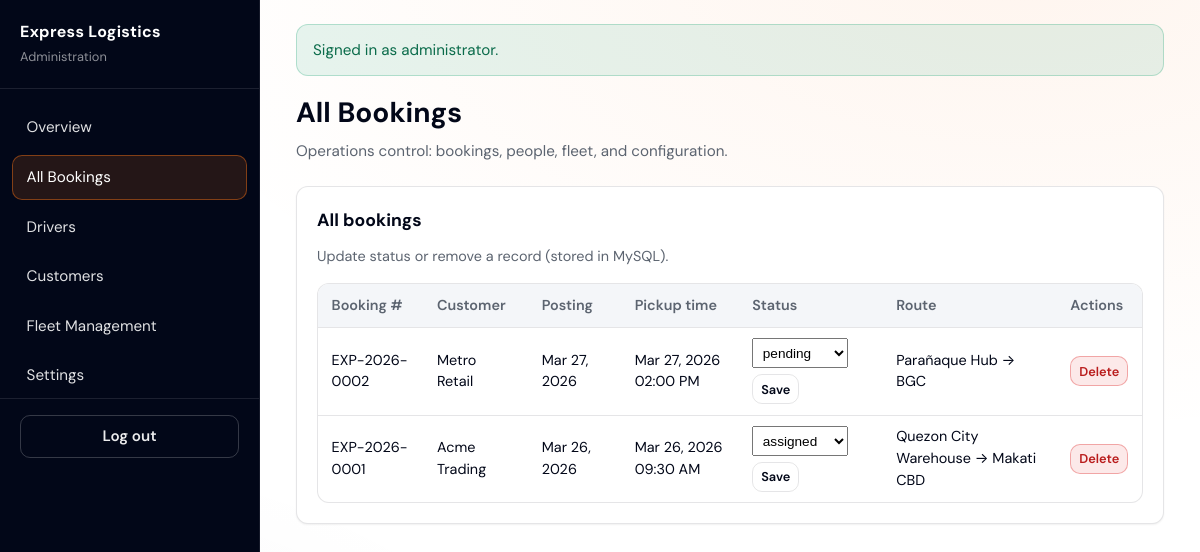
/admin/dashboard.php?section=bookings (signed in), run on the app's committed database.
### tables this page shows
CREATE TABLE `bookings` (
  `id` INT UNSIGNED NOT NULL AUTO_INCREMENT,
  `booking_number` VARCHAR(32) NOT NULL,
  `customer_id` INT UNSIGNED NOT NULL,
  `username` VARCHAR(64) NOT NULL,
  `name` VARCHAR(120) NOT NULL,
  `email` VARCHAR(255) NOT NULL,
  `mobile` VARCHAR(40) NOT NULL,
  `booking_datetime` TIMESTAMP NOT NULL,
  `posting_date` TIMESTAMP NOT NULL,
  `vehicle_type` VARCHAR(64) NOT NULL,
  `pickup` VARCHAR(255) NOT NULL,
  `dropoff` VARCHAR(255) NOT NULL,
  `cargo_desc` TEXT NOT NULL,
  `additional_requirements` TEXT NOT NULL,
  `status` VARCHAR(32) NOT NULL DEFAULT 'pending',
  `driver_id` INT UNSIGNED NULL,
  `payout` DECIMAL(12, 2) NULL,
  PRIMARY KEY (`id`),
  UNIQUE KEY `uq_bookings_number` (`booking_number`),
  KEY `idx_bookings_customer` (`customer_id`),
  KEY `idx_bookings_driver` (`driver_id`),
  KEY `idx_bookings_status` (`status`),
  CONSTRAINT `fk_bookings_customer` FOREIGN KEY (`customer_id`) REFERENCES `customers` (`id`)
    ON UPDATE CASCADE ON DELETE RESTRICT,
  CONSTRAINT `fk_bookings_driver` FOREIGN KEY (`driver_id`) REFERENCES `drivers` (`id`)
    ON UPDATE CASCADE ON DELETE SET NULL
);

### admin/dashboard.php (called while the page is built, shortened)
<?php
$section = $_GET['section'] ?? 'overview';
$titles = [
    'overview' => 'Overview',
    'bookings' => 'All Bookings',
    'drivers' => 'Drivers',
    'customers' => 'Customers',
    'fleet' => 'Fleet Management',
    'settings' => 'Settings',
];
$pageTitle = $titles[$section];
require dirname(__DIR__) . '/includes/header_admin.php';
require __DIR__ . '/sections/' . $section . '.php';
require dirname(__DIR__) . '/includes/footer_admin.php';

### includes/helpers.php (called while the page is built, shortened)
<?php
function asset(string $path): string
{
    return rtrim(BASE_URL, '/') . '/assets/' . ltrim($path, '/');
}
function e(?string $s): string
{
    return htmlspecialchars((string) $s, ENT_QUOTES, 'UTF-8');
}
function flash_get(string $key): ?string
{
    $m = $_SESSION['_flash'][$key] ?? null;
    return $m;
}
function format_timestamp(?string $value, ?string $format = null, ?string $timezone = null): string
{
    $value = $value === null ? '' : trim((string) $value);
    $value = str_replace('T', ' ', $value);
    $tzName = $timezone ?: (date_default_timezone_get() ?: 'Asia/Manila');
    $tz = new DateTimeZone($tzName);
    $dt = null;
    try {
        $dt = new DateTimeImmutable($value, $tz);
    } catch (Throwable $e) {
        return $value;
    }
    if ($format === null) {
        if (preg_match('/^\d{4}-\d{2}-\d{2}$/', $value) === 1) {
            $format = 'M j, Y';
        } else {
            $format = 'M j, Y h:i A';
        }
    }
    return $dt->format($format);
}

### data/repository.php (called while the page is built, shortened)
<?php
function repo_map_booking_row(array $row): array
{
    $row['customer_id'] = (int) $row['customer_id'];
    $row['driver_id'] = isset($row['driver_id']) && $row['driver_id'] !== null && $row['driver_id'] !== ''
        ? (int) $row['driver_id'] : null;
    $row['payout'] = isset($row['payout']) && $row['payout'] !== null && $row['payout'] !== ''
        ? (float) $row['payout'] : null;
    return $row;
}
function repo_bookings(): array
{
    $pdo = db();
    $stmt = $pdo->query(
        'SELECT * FROM bookings ORDER BY booking_datetime DESC, id DESC'
    );
    $out = [];
    foreach ($stmt->fetchAll() as $row) {
        $out[] = repo_map_booking_row($row);
    }
    return $out;
}

### admin/sections/bookings.php (the view, shortened to what this page needs)
<?php
$rows = repo_bookings();
$statuses = ['pending', 'assigned', 'in_transit', 'completed', 'cancelled'];
?>
<div class="card">
  <h2>All bookings</h2>
  <p style="margin:0 0 1rem;color:var(--muted);font-size:0.9rem;">Update status or remove a record (stored in MySQL).</p>
  <?php if (!$rows): ?>
    <p style="color:var(--muted)">No bookings.</p>
  <?php else: ?>
    <div class="table-wrap">
      <table>
        <thead>
          <tr>
            <th>Booking #</th>
            <th>Customer</th>
            <th>Posting</th>
            <th>Pickup time</th>
            <th>Status</th>
            <th>Route</th>
            <th>Actions</th>
          </tr>
        </thead>
        <tbody>
          <?php foreach ($rows as $row): ?>
            <tr>
              <td><?= e($row['booking_number'] ?? '') ?></td>
              <td><?= e($row['name'] ?? '') ?></td>
              <td><?= e(format_timestamp($row['posting_date'] ?? '', 'M j, Y')) ?></td>
              <td><?= e(format_timestamp($row['booking_datetime'] ?? '')) ?></td>
              <td>
                <form method="post" action="<?= e(BASE_URL . '/handlers/admin_booking_action.php') ?>" style="display:flex;gap:0.35rem;align-items:center;margin:0;flex-wrap:wrap">
                  <select name="action" style="max-width:140px;padding:0.35rem">
                    <?php foreach ($statuses as $s): ?>
                      <option value="<?= e($s) ?>" <?= (($row['status'] ?? '') === $s) ? 'selected' : '' ?>><?= e($s) ?></option>
                    <?php endforeach; ?>
                  </select>
                  <button type="submit" class="btn btn--ghost" style="padding:0.35rem 0.5rem;font-size:0.8rem">Save</button>
                </form>
              </td>
              <td><?= e($row['pickup'] ?? '') ?> → <?= e($row['dropoff'] ?? '') ?></td>
              <td>
                <form method="post" action="<?= e(BASE_URL . '/handlers/admin_booking_action.php') ?>" style="margin:0" onsubmit="return confirm('Delete this booking?');">
                  <button type="submit" class="btn btn--danger" style="padding:0.35rem 0.5rem;font-size:0.8rem">Delete</button>
                </form>
              </td>
            </tr>
          <?php endforeach; ?>
        </tbody>
      </table>
    </div>
  <?php endif; ?>
</div>

### includes/header_admin.php (shortened to what this page needs)
<?php
$base = BASE_URL . '/admin/dashboard.php';
?>
<!DOCTYPE html>
<html lang="en">
<head>
  <link rel="stylesheet" href="<?= e(asset('css/global.css')) ?>">
  <link rel="stylesheet" href="<?= e(asset('css/dashboard-admin-' . $section . '.css')) ?>">
</head>
<body>
  <div class="app-shell">
    <aside class="sidebar">
      <div class="sidebar__brand">
        <strong>Express Logistics</strong>
        <small>Administration</small>
      </div>
      <nav class="sidebar__nav" aria-label="Admin">
        <a href="<?= e($base . '?section=overview') ?>" class="<?= $section === 'overview' ? 'is-active' : '' ?>">Overview</a>
        <a href="<?= e($base . '?section=bookings') ?>" class="<?= $section === 'bookings' ? 'is-active' : '' ?>">All Bookings</a>
        <a href="<?= e($base . '?section=drivers') ?>" class="<?= $section === 'drivers' ? 'is-active' : '' ?>">Drivers</a>
        <a href="<?= e($base . '?section=customers') ?>" class="<?= $section === 'customers' ? 'is-active' : '' ?>">Customers</a>
        <a href="<?= e($base . '?section=fleet') ?>" class="<?= $section === 'fleet' ? 'is-active' : '' ?>">Fleet Management</a>
        <a href="<?= e($base . '?section=settings') ?>" class="<?= $section === 'settings' ? 'is-active' : '' ?>">Settings</a>
      </nav>
      <div class="sidebar__foot">
        <a class="btn btn--ghost" style="width:100%" href="<?= e(BASE_URL . '/handlers/logout.php?portal=admin') ?>">Log out</a>
      </div>
    </aside>
    <main class="main">
      <?php if ($m = flash_get('success')): ?>
        <div class="flash flash--ok"><?= e($m) ?></div>
      <?php endif; ?>
      <header class="page-head">
        <h1><?= e($pageTitle) ?></h1>
        <p>Operations control: bookings, people, fleet, and configuration.</p>
      </header>

### includes/footer_admin.php (shortened to what this page needs)
    </main>
  </div>
</body>
</html>

### assets/css/global.css (style rules this page uses)
:root { --neutral: #ffffff; --shade: #020718; --primary: #f77216; --bg: var(--neutral); --bg-elevated: var(--shade); --bg-card: #ffffff; --bg-muted: #f4f6f9; --border: rgba(2, 7, 24, 0.1); --text: var(--shade); --muted: #5c6470; --accent: var(--primary); --accent-dim: rgba(247, 114, 22, 0.14); --accent-ring: rgba(247, 114, 22, 0.45); --success: #0d9f6e; --warning: #d97706; --danger: #dc2626; --radius: 12px; --sidebar-w: 260px; --font: "DM Sans", system-ui, -apple-system, Segoe UI, Roboto, sans-serif; --shadow-sm: 0 1px 2px rgba(2, 7, 24, 0.06); --shadow-md: 0 8px 24px rgba(2, 7, 24, 0.08); }
*, *::before, *::after { box-sizing: border-box; }
html { font-size: 16px; -webkit-text-size-adjust: 100%; }
body { margin: 0; min-height: 100vh; font-family: var(--font); background: radial-gradient(900px 480px at 85% -5%, rgba(247, 114, 22, 0.07), transparent), radial-gradient(600px 360px at 0% 100%, rgba(2, 7, 24, 0.04), transparent), var(--bg); color: var(--text); line-height: 1.5; }
a { color: var(--primary); text-decoration: none; }
.app-shell { display: flex; min-height: 100vh; }
.sidebar { width: var(--sidebar-w); flex-shrink: 0; background: var(--shade); border-right: 1px solid rgba(255, 255, 255, 0.08); padding: 1.25rem 0; position: sticky; top: 0; align-self: flex-start; min-height: 100vh; color: rgba(255, 255, 255, 0.92); }
.sidebar__brand { padding: 0 1.25rem 1.25rem; border-bottom: 1px solid rgba(255, 255, 255, 0.1); margin-bottom: 1rem; }
.sidebar__brand strong { display: block; font-size: 1rem; letter-spacing: 0.02em; color: #fff; }
.sidebar__brand small { color: rgba(255, 255, 255, 0.55); font-size: 0.8rem; }
.sidebar__nav { display: flex; flex-direction: column; gap: 0.25rem; padding: 0 0.75rem; }
.sidebar__nav a { display: flex; align-items: center; gap: 0.6rem; padding: 0.65rem 0.85rem; border-radius: 10px; color: rgba(255, 255, 255, 0.88); text-decoration: none; font-size: 0.95rem; border: 1px solid transparent; }
.sidebar__nav a.is-active { background: var(--accent-dim); border-color: rgba(247, 114, 22, 0.45); color: #fff; }
.sidebar__foot { margin-top: auto; padding: 1rem 1.25rem 0; border-top: 1px solid rgba(255, 255, 255, 0.1); }
.sidebar .btn--ghost { border-color: rgba(255, 255, 255, 0.2); color: rgba(255, 255, 255, 0.92); }
.main { flex: 1; padding: 1.5rem clamp(1rem, 3vw, 2.5rem); max-width: 1200px; width: 100%; }
.page-head { margin-bottom: 1.5rem; }
.page-head h1 { margin: 0 0 0.35rem; font-size: clamp(1.35rem, 2.5vw, 1.75rem); font-weight: 650; color: var(--shade); }
.page-head p { margin: 0; color: var(--muted); font-size: 0.95rem; }
.flash { padding: 0.85rem 1rem; border-radius: var(--radius); margin-bottom: 1rem; font-size: 0.95rem; border: 1px solid var(--border); }
.flash--ok { background: rgba(13, 159, 110, 0.1); border-color: rgba(13, 159, 110, 0.25); color: #0a6b4a; }
.card { background: var(--bg-card); border: 1px solid var(--border); border-radius: var(--radius); padding: 1.25rem; margin-bottom: 1rem; box-shadow: var(--shadow-sm); }
.card h2 { margin: 0 0 0.75rem; font-size: 1.1rem; color: var(--shade); }
.btn { display: inline-flex; align-items: center; justify-content: center; gap: 0.4rem; padding: 0.55rem 1rem; border-radius: 10px; font-size: 0.95rem; font-weight: 600; border: 1px solid transparent; cursor: pointer; font-family: inherit; text-decoration: none; color: inherit; }
.btn--ghost { background: transparent; border-color: var(--border); color: var(--text); }
.btn--danger { background: rgba(220, 38, 38, 0.1); border-color: rgba(220, 38, 38, 0.35); color: #b91c1c; }
.table-wrap { overflow-x: auto; border-radius: var(--radius); border: 1px solid var(--border); background: var(--neutral); }
table { width: 100%; border-collapse: collapse; font-size: 0.9rem; }
th, td { padding: 0.65rem 0.85rem; text-align: left; border-bottom: 1px solid var(--border); }
th { background: var(--bg-muted); color: var(--muted); font-weight: 600; }
tr:last-child td { border-bottom: none; }

### assets/css/dashboard-admin-bookings.css (style rules this page uses)
.table-wrap select { font-size: 0.85rem; }

### data on the page
bookings: booking_number "EXP-2026-0002", name "Metro Retail", posting_date "Mar 27, 2026", booking_datetime "Mar 27, 2026 02:00 PM", pickup "Parañaque Hub", dropoff "BGC"
bookings: booking_number "EXP-2026-0001", name "Acme Trading", posting_date "Mar 26, 2026", booking_datetime "Mar 26, 2026 09:30 AM", pickup "Quezon City Warehouse", dropoff "Makati CBD"

### other printed values
$m "Signed in as administrator."
$pageTitle "All Bookings"
form field action "pending"
form field action "assigned"
